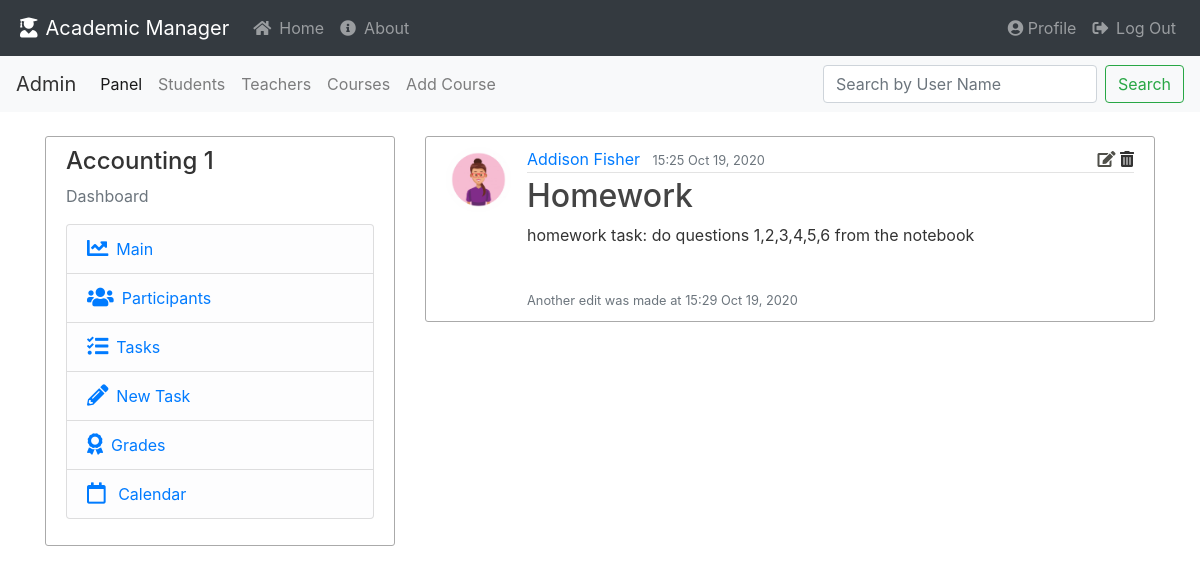
The page /courses/dashboard/21/view-task/103 (signed in) on the database its author committed.
### academic_manager/models.py (models this page shows, shortened)
class Course(db.Model):
    id = db.Column(db.Integer, primary_key=True)
    course_name = db.Column(db.String(30), nullable=False)
    teacher_id = db.Column(db.Integer, db.ForeignKey('teacher.id'), nullable=False)
    enrollment = db.relationship('Enrollment', backref='course', lazy=True)
    task = db.relationship('Task', backref='course', lazy=True)

class User(db.Model, UserMixin):
    __table_name__ = 'user'
    id = db.Column(db.Integer, primary_key=True)
    email = db.Column(db.String(100), nullable=False, unique=True)
    first_name = db.Column(db.String(30), nullable=False)
    last_name = db.Column(db.String(30), nullable=False)
    password = db.Column(db.String(60), nullable=False)
    profile_img = db.Column(db.String(30), nullable=False, default='default/default.jpg')
    gender = db.Column(db.String(1), nullable=False)  # ['m','f']
    creation_date = db.Column(db.DateTime, nullable=False, default=datetime.now)
    last_seen = db.Column(db.DateTime, nullable=False, default=datetime.now)
    role = db.Column(db.String(100), nullable=False)
    __mapper_args__ = {
        'polymorphic_identity': 'user',
        'polymorphic_on': role
    }
    @property
    def full_name(self):
        return f"{self.first_name.capitalize()} {self.last_name.capitalize()}"
    @property
    def is_admin(self):
        return self.role == 'admin'

class Task(db.Model):
    id = db.Column(db.Integer, primary_key=True)
    title = db.Column(db.String(100), nullable=False)
    content = db.Column(db.Text, nullable=False)
    date_posted = db.Column(db.DateTime, nullable=False, default=datetime.now)
    update_time = db.Column(db.DateTime, nullable=True)
    course_id = db.Column(db.Integer, db.ForeignKey('course.id'), nullable=False)
    teacher_id = db.Column(db.Integer, db.ForeignKey('teacher.id'), nullable=False)
    files = db.relationship('File', backref='task', lazy=True)

### academic_manager/courses/routes.py (the view)
@courses.route("/dashboard/<int:course_id>/view-task/<int:task_id>")
@login_required
def dashboard_single_task(course_id, task_id):
    current_task = Task.query.get_or_404(task_id)
    current_course = Course.query.get_or_404(course_id)
    return render_template("dashboard_single_task.html", course=current_course, task=current_task)

### academic_manager/models.py (called while the page is built)
@login_manager.user_loader
def load_user(user_id):
    return User.query.get(user_id)

### academic_manager/courses/templates/dashboard_single_task.html (shortened to what this page needs)
{% extends "course_dashboard_layout.html" %}
{% block dashboard %}
<article class="media content-section">
    <img class="rounded-circle article-img"
         src="{{ url_for('static', filename='profile_pics/' + task.author.profile_img) }}">
    <div class="media-body">
        <div class="article-metadata">
            <a class="mr-2"
               href="{{ url_for('teachers.watch_teacher', user_id=task.author.id) if current_user.is_admin
               else url_for('main.profile', user_id=task.author.id)}}">{{ task.author.full_name }}</a>
            <small class="text-muted">{{ task.date_posted.strftime('%H:%M %b %d, %Y') }}</small>
            {% if current_user.is_admin or current_user.is_teacher %}
            <div style="float: right;">
                <a class="my-btn btn-edit"
                   href="{{ url_for('courses.dashboard_edit_task', course_id=course.id, task_id=task.id) }}">
                    <i class="fas fa-edit"></i></a>
                <a class="my-btn btn-del" data-toggle="modal" data-target="#deleteTaskModal">
                    <i class="fas fa-trash-alt"></i></a>
            </div>
            {% endif %}
        </div>
        <h2><a class="article-title" href="#">{{ task.title }}</a></h2>
        <p class="article-content">{{ task.content }}</p>
        <br>
        {% if task.update_time %}
        <small class="text-muted">Another edit was made at {{ task.update_time.strftime('%H:%M %b %d, %Y') }}
            {% endif %}
        </small>
    </div>
</article>
{% endblock dashboard %}

### academic_manager/courses/templates/course_dashboard_layout.html (shortened to what this page needs)
{% extends "base.html" %}
{% block content %}
<div class="row">
    <div class="col-md-4">
        <div class="content-section">
            <h4>{{ course.course_name }}</h4>
            <p class='text-muted'>Dashboard</p>
            <ul class="list-group">
                <li class="list-group-item list-group-item-light">
                    <a href="{{ url_for('courses.course_dashboard', course_id=course.id) }}">
                        <i class="fas fa-chart-line fa-lg mr-2"></i>Main</a>
                </li>
                <li class="list-group-item list-group-item-light">
                    <a href="{{ url_for('courses.dashboard_participants', course_id=course.id) }}">
                        <i class="fas fa-users fa-lg mr-2"></i>Participants</a>
                </li>
                <li class="list-group-item list-group-item-light">
                    <a href="{{ url_for('courses.dashboard_view_tasks', course_id=course.id) }}">
                        <i class="fas fa-tasks fa-lg mr-2"></i>Tasks</a>
                </li>
                {% if current_user.is_admin or current_user.is_teacher %}
                <li class="list-group-item list-group-item-light">
                    <a href="{{ url_for('courses.dashboard_add_tasks', course_id=course.id) }}">
                        <i class="fas fa-pencil-alt fa-lg mr-2"></i>New Task</a>
                </li>
                <li class="list-group-item list-group-item-light">
                    <a href="{{ url_for('courses.dashboard_update_grades', course_id=course.id) }}">
                        <i class="fas fa-award fa-lg mr-2"></i>Grades</a>
                </li>
                {% endif %}
                <li class="list-group-item list-group-item-light">
                    <a href="#">
                        <i class="far fa-calendar fa-lg mr-2"></i> Calendar</a>
                </li>
            </ul>
        </div>
    </div>
    <div class="col-md-8">
        {% block dashboard %}{% endblock %}
    </div>
</div>
{% endblock content %}

### academic_manager/static/styles/main.css (style rules this page uses)
body { background: #ffffff; color: #333333; }
.content-section { background: #ffffff; padding: 10px 20px; border: 1px solid #aaaaaa; border-radius: 3px; margin-bottom: 20px; }
.my-btn { color: #4f4f49; }
.article-title { color: #444444; }
.article-content { white-space: pre-line; }
.article-img { height: 65px; width: 65px; margin-right: 16px; }
.article-metadata { padding-bottom: 1px; margin-bottom: 4px; border-bottom: 1px solid #e3e3e3 }

### academic_manager/templates/base.html (style rules this page uses)
body { background: #ffffff; color: #333333; }
.content-section { background: #ffffff; padding: 10px 20px; border: 1px solid #aaaaaa; border-radius: 3px; margin-bottom: 20px; }
.my-btn { color: #4f4f49; }
.article-title { color: #444444; }
.article-content { white-space: pre-line; }
.article-img { height: 65px; width: 65px; margin-right: 16px; }
.article-metadata { padding-bottom: 1px; margin-bottom: 4px; border-bottom: 1px solid #e3e3e3 }

### rows shown on the page
Course: course_name "Accounting 1"
User: profile_img (picture), author.full_name "Addison Fisher"
Task: date_posted "15:25 Oct 19, 2020", title "Homework", content "homework task: do questions 1,2,3,4,5,6 from the notebook", update_time "15:29 Oct 19, 2020"
